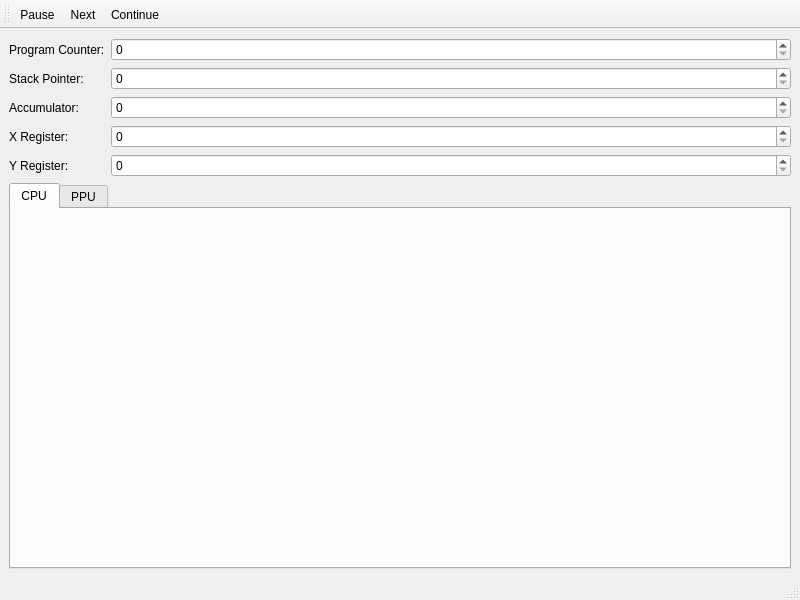
<?xml version="1.0" encoding="UTF-8"?>
<ui version="4.0">
 <class>Debugger</class>
 <widget class="QMainWindow" name="Debugger">
  <property name="geometry">
   <rect>
    <x>0</x>
    <y>0</y>
    <width>800</width>
    <height>600</height>
   </rect>
  </property>
  <property name="windowTitle">
   <string>MainWindow</string>
  </property>
  <widget class="QWidget" name="centralwidget">
   <layout class="QVBoxLayout" name="verticalLayout">
    <item>
     <layout class="QFormLayout" name="formLayout">
      <property name="sizeConstraint">
       <enum>QLayout::SetDefaultConstraint</enum>
      </property>
      <property name="bottomMargin">
       <number>0</number>
      </property>
      <item row="0" column="0">
       <widget class="QLabel" name="label">
        <property name="text">
         <string>Program Counter:</string>
        </property>
       </widget>
      </item>
      <item row="1" column="0">
       <widget class="QLabel" name="label_2">
        <property name="text">
         <string>Stack Pointer:</string>
        </property>
       </widget>
      </item>
      <item row="2" column="0">
       <widget class="QLabel" name="label_3">
        <property name="text">
         <string>Accumulator:</string>
        </property>
       </widget>
      </item>
      <item row="3" column="0">
       <widget class="QLabel" name="label_4">
        <property name="text">
         <string>X Register:</string>
        </property>
       </widget>
      </item>
      <item row="4" column="0">
       <widget class="QLabel" name="label_5">
        <property name="text">
         <string>Y Register:</string>
        </property>
       </widget>
      </item>
      <item row="0" column="1">
       <widget class="QSpinBox" name="displayPC">
        <property name="maximum">
         <number>65535</number>
        </property>
       </widget>
      </item>
      <item row="1" column="1">
       <widget class="QSpinBox" name="displaySP">
        <property name="maximum">
         <number>255</number>
        </property>
       </widget>
      </item>
      <item row="2" column="1">
       <widget class="QSpinBox" name="displayA">
        <property name="maximum">
         <number>255</number>
        </property>
       </widget>
      </item>
      <item row="3" column="1">
       <widget class="QSpinBox" name="displayX">
        <property name="maximum">
         <number>255</number>
        </property>
       </widget>
      </item>
      <item row="4" column="1">
       <widget class="QSpinBox" name="displayY">
        <property name="maximum">
         <number>255</number>
        </property>
       </widget>
      </item>
     </layout>
    </item>
    <item>
     <widget class="QTabWidget" name="tabWidget">
      <property name="currentIndex">
       <number>0</number>
      </property>
      <widget class="QWidget" name="tabCPU">
       <attribute name="title">
        <string>CPU</string>
       </attribute>
       <layout class="QVBoxLayout" name="verticalLayout_2">
        <item>
         <layout class="QHBoxLayout" name="layoutCPU"/>
        </item>
       </layout>
      </widget>
      <widget class="QWidget" name="tabPPU">
       <attribute name="title">
        <string>PPU</string>
       </attribute>
       <layout class="QVBoxLayout" name="verticalLayout_3">
        <item>
         <layout class="QHBoxLayout" name="layoutPPU"/>
        </item>
       </layout>
      </widget>
     </widget>
    </item>
   </layout>
  </widget>
  <widget class="QMenuBar" name="menubar">
   <property name="geometry">
    <rect>
     <x>0</x>
     <y>0</y>
     <width>800</width>
     <height>21</height>
    </rect>
   </property>
  </widget>
  <widget class="QStatusBar" name="statusbar"/>
  <widget class="QToolBar" name="toolBar">
   <property name="windowTitle">
    <string>toolBar</string>
   </property>
   <attribute name="toolBarArea">
    <enum>TopToolBarArea</enum>
   </attribute>
   <attribute name="toolBarBreak">
    <bool>false</bool>
   </attribute>
   <addaction name="actionPause"/>
   <addaction name="actionNext"/>
   <addaction name="actionContinue"/>
  </widget>
  <action name="actionNext">
   <property name="text">
    <string>Next</string>
   </property>
  </action>
  <action name="actionContinue">
   <property name="text">
    <string>Continue</string>
   </property>
  </action>
  <action name="actionPause">
   <property name="text">
    <string>Pause</string>
   </property>
  </action>
 </widget>
 <resources/>
 <connections/>
</ui>
